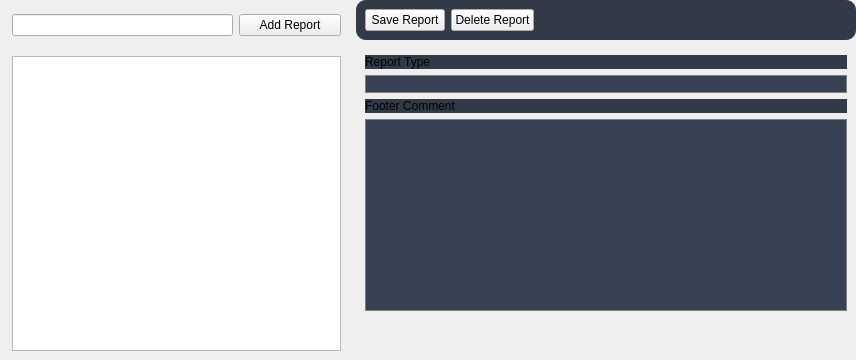
             <widget class="QWidget" name="gcmsReportPage">
              <layout class="QHBoxLayout" name="horizontalLayout_21">
               <property name="leftMargin">
                <number>0</number>
               </property>
               <property name="topMargin">
                <number>0</number>
               </property>
               <property name="rightMargin">
                <number>0</number>
               </property>
               <property name="bottomMargin">
                <number>0</number>
               </property>
               <item>
                <widget class="QWidget" name="chmReportsWidget" native="true">
                 <property name="minimumSize">
                  <size>
                   <width>350</width>
                   <height>0</height>
                  </size>
                 </property>
                 <property name="maximumSize">
                  <size>
                   <width>300</width>
                   <height>16777215</height>
                  </size>
                 </property>
                 <property name="styleSheet">
                  <string notr="true"/>
                 </property>
                 <layout class="QVBoxLayout" name="verticalLayout_23">
                  <property name="leftMargin">
                   <number>12</number>
                  </property>
                  <property name="topMargin">
                   <number>0</number>
                  </property>
                  <item>
                   <widget class="QWidget" name="widget_39" native="true">
                    <property name="minimumSize">
                     <size>
                      <width>0</width>
                      <height>50</height>
                     </size>
                    </property>
                    <layout class="QHBoxLayout" name="horizontalLayout_20">
                     <property name="spacing">
                      <number>-1</number>
                     </property>
                     <property name="leftMargin">
                      <number>0</number>
                     </property>
                     <property name="topMargin">
                      <number>0</number>
                     </property>
                     <property name="rightMargin">
                      <number>0</number>
                     </property>
                     <property name="bottomMargin">
                      <number>0</number>
                     </property>
                     <item>
                      <widget class="QLineEdit" name="reportNameInput_2">
                       <property name="minimumSize">
                        <size>
                         <width>0</width>
                         <height>0</height>
                        </size>
                       </property>
                      </widget>
                     </item>
                     <item>
                      <widget class="QPushButton" name="addReportBtn_2">
                       <property name="minimumSize">
                        <size>
                         <width>102</width>
                         <height>0</height>
                        </size>
                       </property>
                       <property name="text">
                        <string>Add Report</string>
                       </property>
                      </widget>
                     </item>
                    </layout>
                   </widget>
                  </item>
                  <item>
                   <widget class="QListWidget" name="reportsList_2"/>
                  </item>
                 </layout>
                </widget>
               </item>
               <item>
                <widget class="QWidget" name="chmReportsInfoWidget" native="true">
                 <property name="styleSheet">
                  <string notr="true">

#widget_20 {
	background-color:  #323a47;
} 


#widget_21 {
	background-color:  #323a47;
	border-radius:10px; 
}

QTextEdit {
	border: 1px solid gray;
	background-color: rgb(55, 65, 84);
	color: white; 
} 

QLineEdit {
	border: 1px solid gray;
	background-color: rgb(55, 65, 84);
}
QLabel {
	background-color:  #323a47;
}

</string>
                 </property>
                 <layout class="QVBoxLayout" name="verticalLayout_26">
                  <property name="leftMargin">
                   <number>0</number>
                  </property>
                  <property name="topMargin">
                   <number>0</number>
                  </property>
                  <property name="rightMargin">
                   <number>0</number>
                  </property>
                  <property name="bottomMargin">
                   <number>0</number>
                  </property>
                  <item>
                   <widget class="QWidget" name="widget_21" native="true">
                    <property name="minimumSize">
                     <size>
                      <width>500</width>
                      <height>0</height>
                     </size>
                    </property>
                    <property name="styleSheet">
                     <string notr="true"/>
                    </property>
                    <layout class="QHBoxLayout" name="horizontalLayout_28">
                     <item>
                      <widget class="QPushButton" name="gcmsSaveReportBtn">
                       <property name="minimumSize">
                        <size>
                         <width>0</width>
                         <height>0</height>
                        </size>
                       </property>
                       <property name="maximumSize">
                        <size>
                         <width>16777215</width>
                         <height>16777215</height>
                        </size>
                       </property>
                       <property name="text">
                        <string>Save Report</string>
                       </property>
                      </widget>
                     </item>
                     <item>
                      <widget class="QPushButton" name="gcmsDeleteReportBtn">
                       <property name="minimumSize">
                        <size>
                         <width>0</width>
                         <height>0</height>
                        </size>
                       </property>
                       <property name="maximumSize">
                        <size>
                         <width>16777215</width>
                         <height>16777215</height>
                        </size>
                       </property>
                       <property name="text">
                        <string>Delete Report</string>
                       </property>
                      </widget>
                     </item>
                     <item>
                      <spacer name="horizontalSpacer_14">
                       <property name="orientation">
                        <enum>Qt::Horizontal</enum>
                       </property>
                       <property name="sizeHint" stdset="0">
                        <size>
                         <width>40</width>
                         <height>20</height>
                        </size>
                       </property>
                      </spacer>
                     </item>
                    </layout>
                   </widget>
                  </item>
                  <item>
                   <widget class="QWidget" name="chmReportsInfo" native="true">
                    <property name="minimumSize">
                     <size>
                      <width>400</width>
                      <height>0</height>
                     </size>
                    </property>
                    <property name="styleSheet">
                     <string notr="true"/>
                    </property>
                    <layout class="QVBoxLayout" name="verticalLayout_27">
                     <item>
                      <widget class="QWidget" name="widget_20" native="true">
                       <layout class="QHBoxLayout" name="horizontalLayout_27">
                        <property name="leftMargin">
                         <number>0</number>
                        </property>
                        <property name="topMargin">
                         <number>0</number>
                        </property>
                        <property name="bottomMargin">
                         <number>0</number>
                        </property>
                        <item>
                         <widget class="QLabel" name="label_63">
                          <property name="text">
                           <string>Report Type</string>
                          </property>
                         </widget>
                        </item>
                       </layout>
                      </widget>
                     </item>
                     <item>
                      <widget class="QLineEdit" name="icpReportType_3">
                       <property name="enabled">
                        <bool>false</bool>
                       </property>
                      </widget>
                     </item>
                     <item>
                      <widget class="QLabel" name="label_50">
                       <property name="text">
                        <string>Footer Comment </string>
                       </property>
                      </widget>
                     </item>
                     <item>
                      <widget class="QTextEdit" name="footerComments_2">
                       <property name="autoFillBackground">
                        <bool>false</bool>
                       </property>
                       <property name="html">
                        <string>&lt;!DOCTYPE HTML PUBLIC &quot;-//W3C//DTD HTML 4.0//EN&quot; &quot;http://www.w3.org/TR/REC-html40/strict.dtd&quot;&gt;
&lt;html&gt;&lt;head&gt;&lt;meta name=&quot;qrichtext&quot; content=&quot;1&quot; /&gt;&lt;style type=&quot;text/css&quot;&gt;
p, li { white-space: pre-wrap; }
&lt;/style&gt;&lt;/head&gt;&lt;body style=&quot; font-family:'.AppleSystemUIFont'; font-size:13pt; font-weight:400; font-style:normal;&quot;&gt;
&lt;p style=&quot;-qt-paragraph-type:empty; margin-top:0px; margin-bottom:0px; margin-left:0px; margin-right:0px; -qt-block-indent:0; text-indent:0px;&quot;&gt;&lt;br /&gt;&lt;/p&gt;&lt;/body&gt;&lt;/html&gt;</string>
                       </property>
                      </widget>
                     </item>
                     <item>
                      <spacer name="verticalSpacer_8">
                       <property name="orientation">
                        <enum>Qt::Vertical</enum>
                       </property>
                       <property name="sizeHint" stdset="0">
                        <size>
                         <width>20</width>
                         <height>40</height>
                        </size>
                       </property>
                      </spacer>
                     </item>
                    </layout>
                   </widget>
                  </item>
                 </layout>
                </widget>
               </item>
              </layout>
             </widget>
